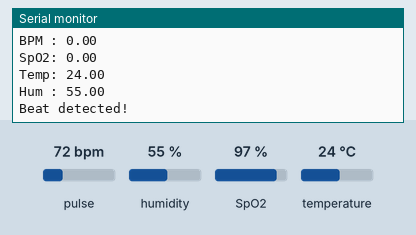
Simulated run of this program. Board: ESP8266 (NodeMCU). Parts: the last lines printed to the serial monitor. Inputs (shaded band) come from the test bench; at power-on: pulse 72 bpm, humidity 55 %, SpO2 97 %, temperature 24 °C. WiFi joins after 1.5 s; servers stay silent unless stated; no MQTT or app messages arrive unless stated.

Above: at 2.7 s.
2.8 s: pulse set to 42 bpm
At 4.2 s:
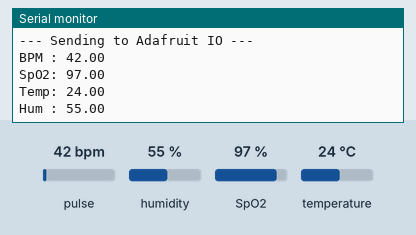
4.3 s: humidity set to 22 %
At 5.6 s:
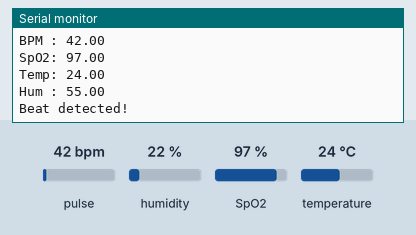
5.8 s: SpO2 set to 80 %
At 7.1 s:
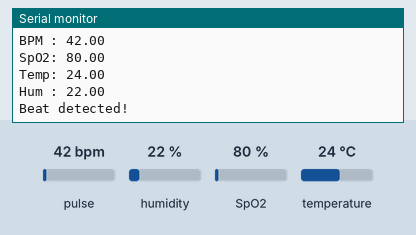
7.3 s: temperature set to 12 °C
At 8.6 s:
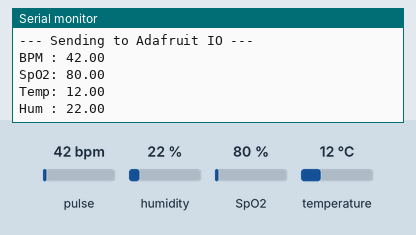
8.8 s: pulse set to 70 bpm
At 9.6 s:
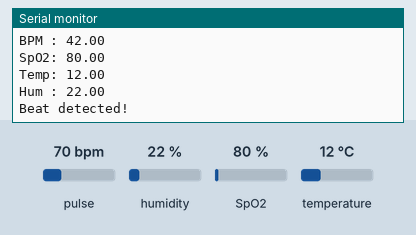
10.3 s: humidity set to 40 %
At 12.1 s:
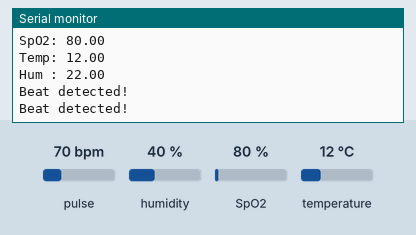
Timing chart, 0 to 12.8 s (numbered marks = the images above; inputs shaded):
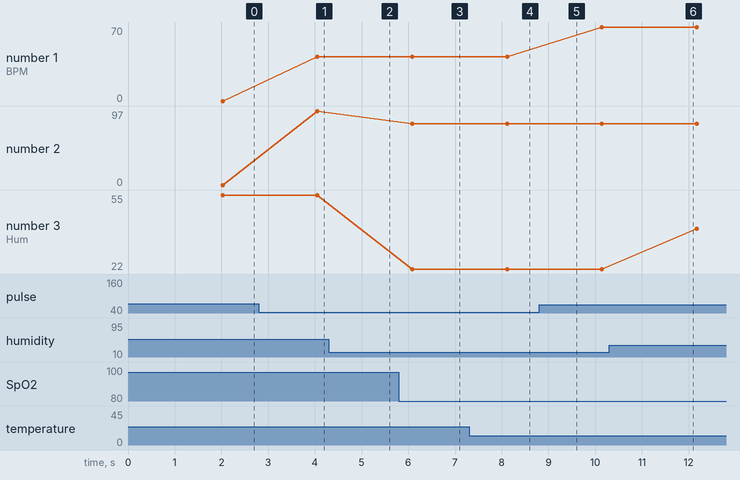

The program:

main.cpp
```cpp
#include <ESP8266WiFi.h>
#include "Adafruit_MQTT.h"
#include "Adafruit_MQTT_Client.h"
#include <DHT.h>
#include <Wire.h>
#include "MAX30100_PulseOximeter.h"

// -------------------- WiFi & Adafruit IO --------------------
#define WIFI_SSID     "Robotutor"
#define WIFI_PASS     "Robotutor"

#define IO_SERVER     "io.adafruit.com"
#define IO_SERVERPORT 1883
#define IO_USERNAME   "health221125"
//Password : Health@123

#define IO_KEY        "aio_IohU02xdzHXEegbcmiYc1Pa5EaJd"

WiFiClient client;
Adafruit_MQTT_Client mqtt(&client, IO_SERVER, IO_SERVERPORT, IO_USERNAME, IO_KEY);

// Feeds
Adafruit_MQTT_Publish feed_bpm      = Adafruit_MQTT_Publish(&mqtt, IO_USERNAME "/feeds/bpm");
Adafruit_MQTT_Publish feed_spo2     = Adafruit_MQTT_Publish(&mqtt, IO_USERNAME "/feeds/spo2");
Adafruit_MQTT_Publish feed_temp     = Adafruit_MQTT_Publish(&mqtt, IO_USERNAME "/feeds/temperature");
Adafruit_MQTT_Publish feed_humidity = Adafruit_MQTT_Publish(&mqtt, IO_USERNAME "/feeds/humidity");

// -------------------- Sensors --------------------
#define DHTPIN D5
#define DHTTYPE DHT11
DHT dht(DHTPIN, DHTTYPE);

PulseOximeter pox;
uint32_t lastReport = 0;

void onBeatDetected() {
  Serial.println("Beat detected!");
}

// -------------------- Setup --------------------
void setup() {
  Serial.begin(115200);
  delay(10);

  Serial.println("\nConnecting to WiFi...");
  WiFi.begin(WIFI_SSID, WIFI_PASS);

  while (WiFi.status() != WL_CONNECTED) {
    delay(500);
    Serial.print(".");
  }
  Serial.println("\nWiFi Connected!");

  // Start DHT
  dht.begin();

  // Start MAX30100
  if (!pox.begin()) {
    Serial.println("MAX30100 FAILED");
    while (1);
  }
  pox.setIRLedCurrent(MAX30100_LED_CURR_7_6MA);
  pox.setOnBeatDetectedCallback(onBeatDetected);
}

// -------------------- MQTT Connection --------------------
void connectToMQTT() {
  while (mqtt.connected() == false) {
    Serial.print("Connecting to Adafruit IO...");
    int8_t ret = mqtt.connect();

    if (ret == 0) { Serial.println("Connected!"); break; }

    Serial.println(mqtt.connectErrorString(ret));
    Serial.println("Retrying in 5 seconds...");
    delay(5000);
  }
}

// -------------------- Main Loop --------------------
void loop() {
  // Update pulse sensor
  pox.update();

  // Maintain MQTT connection
  if (!mqtt.connected()) {
    connectToMQTT();
  }
  mqtt.processPackets(10);

  // Send data every 2 seconds
  if (millis() - lastReport > 2000) {

    float bpm = pox.getHeartRate();
    float spo2 = pox.getSpO2();

    float temp = dht.readTemperature();
    float hum  = dht.readHumidity();

    Serial.println("\n--- Sending to Adafruit IO ---");
    Serial.println("BPM : " + String(bpm));
    Serial.println("SpO2: " + String(spo2));
    Serial.println("Temp: " + String(temp));
    Serial.println("Hum : " + String(hum));

    feed_bpm.publish(bpm);
    feed_spo2.publish(spo2);
    feed_temp.publish(temp);
    feed_humidity.publish(hum);

    lastReport = millis();
  }
}
```

Measured:
- after the input at 2.8 s, the serial monitor: prints a new line after 1.3 s (image 1)
- after the input at 5.8 s, the serial monitor: prints a new line after 0.28 s (image 3)
- after the input at 7.3 s, the serial monitor: prints a new line after 0.82 s (image 4)
- plotted number 1: 0 → 42 after the input at 2.8 s, 42 → 70 after the input at 8.8 s
- plotted number 2: 97 → 80 after the input at 5.8 s
- plotted number 3: 22 → 40 after the input at 10.3 s
